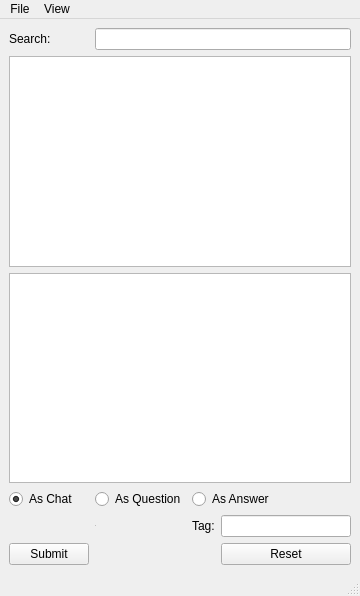
<?xml version="1.0" encoding="UTF-8"?>
<ui version="4.0">
 <class>MainWindow</class>
 <widget class="QMainWindow" name="MainWindow">
  <property name="geometry">
   <rect>
    <x>0</x>
    <y>0</y>
    <width>360</width>
    <height>596</height>
   </rect>
  </property>
  <property name="minimumSize">
   <size>
    <width>360</width>
    <height>596</height>
   </size>
  </property>
  <property name="windowTitle">
   <string>MainWindow</string>
  </property>
  <widget class="QWidget" name="centralwidget">
   <layout class="QGridLayout" name="gridLayout">
    <item row="3" column="2" colspan="2">
     <widget class="QRadioButton" name="isAns">
      <property name="text">
       <string>As Answer</string>
      </property>
     </widget>
    </item>
    <item row="4" column="1">
     <widget class="QTextBrowser" name="testBrowser">
      <property name="maximumSize">
       <size>
        <width>1</width>
        <height>1</height>
       </size>
      </property>
     </widget>
    </item>
    <item row="4" column="2">
     <widget class="QLabel" name="tabLabel">
      <property name="text">
       <string>Tag:</string>
      </property>
      <property name="buddy">
       <cstring>tagArea</cstring>
      </property>
     </widget>
    </item>
    <item row="3" column="1">
     <widget class="QRadioButton" name="isQues">
      <property name="text">
       <string>As Question</string>
      </property>
     </widget>
    </item>
    <item row="2" column="0" colspan="4">
     <widget class="QTextEdit" name="textArea">
      <property name="html">
       <string>&lt;!DOCTYPE HTML PUBLIC &quot;-//W3C//DTD HTML 4.0//EN&quot; &quot;http://www.w3.org/TR/REC-html40/strict.dtd&quot;&gt;
&lt;html&gt;&lt;head&gt;&lt;meta name=&quot;qrichtext&quot; content=&quot;1&quot; /&gt;&lt;style type=&quot;text/css&quot;&gt;
p, li { white-space: pre-wrap; }
&lt;/style&gt;&lt;/head&gt;&lt;body style=&quot; font-family:'Ubuntu'; font-size:11pt; font-weight:400; font-style:normal;&quot;&gt;
&lt;p style=&quot;-qt-paragraph-type:empty; margin-top:12px; margin-bottom:12px; margin-left:0px; margin-right:0px; -qt-block-indent:0; text-indent:0px;&quot;&gt;&lt;br /&gt;&lt;/p&gt;&lt;/body&gt;&lt;/html&gt;</string>
      </property>
     </widget>
    </item>
    <item row="5" column="3">
     <widget class="QPushButton" name="resetButton">
      <property name="maximumSize">
       <size>
        <width>150</width>
        <height>16777215</height>
       </size>
      </property>
      <property name="baseSize">
       <size>
        <width>130</width>
        <height>27</height>
       </size>
      </property>
      <property name="text">
       <string>Reset</string>
      </property>
     </widget>
    </item>
    <item row="4" column="3">
     <widget class="QLineEdit" name="tagArea">
      <property name="maximumSize">
       <size>
        <width>150</width>
        <height>16777215</height>
       </size>
      </property>
      <property name="baseSize">
       <size>
        <width>130</width>
        <height>27</height>
       </size>
      </property>
      <property name="maxLength">
       <number>65000</number>
      </property>
     </widget>
    </item>
    <item row="0" column="0">
     <widget class="QLabel" name="searchLabel">
      <property name="maximumSize">
       <size>
        <width>100</width>
        <height>30</height>
       </size>
      </property>
      <property name="text">
       <string>Search:</string>
      </property>
     </widget>
    </item>
    <item row="5" column="0">
     <widget class="QPushButton" name="submitButton">
      <property name="text">
       <string>Submit</string>
      </property>
     </widget>
    </item>
    <item row="0" column="1" colspan="3">
     <widget class="QLineEdit" name="searchArea">
      <property name="maximumSize">
       <size>
        <width>300</width>
        <height>30</height>
       </size>
      </property>
     </widget>
    </item>
    <item row="1" column="0" colspan="4">
     <widget class="QTextBrowser" name="textBrowser"/>
    </item>
    <item row="3" column="0">
     <widget class="QRadioButton" name="isChat">
      <property name="text">
       <string>As Chat</string>
      </property>
      <property name="checked">
       <bool>true</bool>
      </property>
     </widget>
    </item>
   </layout>
  </widget>
  <widget class="QMenuBar" name="menubar">
   <property name="geometry">
    <rect>
     <x>0</x>
     <y>0</y>
     <width>360</width>
     <height>25</height>
    </rect>
   </property>
   <widget class="QMenu" name="menuView">
    <property name="title">
     <string>View</string>
    </property>
    <addaction name="menuTimed"/>
    <addaction name="menuThreaded"/>
   </widget>
   <widget class="QMenu" name="menuFile">
    <property name="title">
     <string>File</string>
    </property>
    <addaction name="menuExit"/>
   </widget>
   <addaction name="menuFile"/>
   <addaction name="menuView"/>
  </widget>
  <widget class="QStatusBar" name="statusbar"/>
  <action name="menuTimed">
   <property name="checkable">
    <bool>true</bool>
   </property>
   <property name="checked">
    <bool>true</bool>
   </property>
   <property name="text">
    <string>Timed</string>
   </property>
  </action>
  <action name="menuThreaded">
   <property name="checkable">
    <bool>true</bool>
   </property>
   <property name="text">
    <string>Threaded</string>
   </property>
  </action>
  <action name="menuExit">
   <property name="text">
    <string>Exit</string>
   </property>
  </action>
 </widget>
 <tabstops>
  <tabstop>textArea</tabstop>
  <tabstop>isChat</tabstop>
  <tabstop>isQues</tabstop>
  <tabstop>submitButton</tabstop>
  <tabstop>resetButton</tabstop>
  <tabstop>textBrowser</tabstop>
 </tabstops>
 <resources/>
 <connections/>
</ui>
